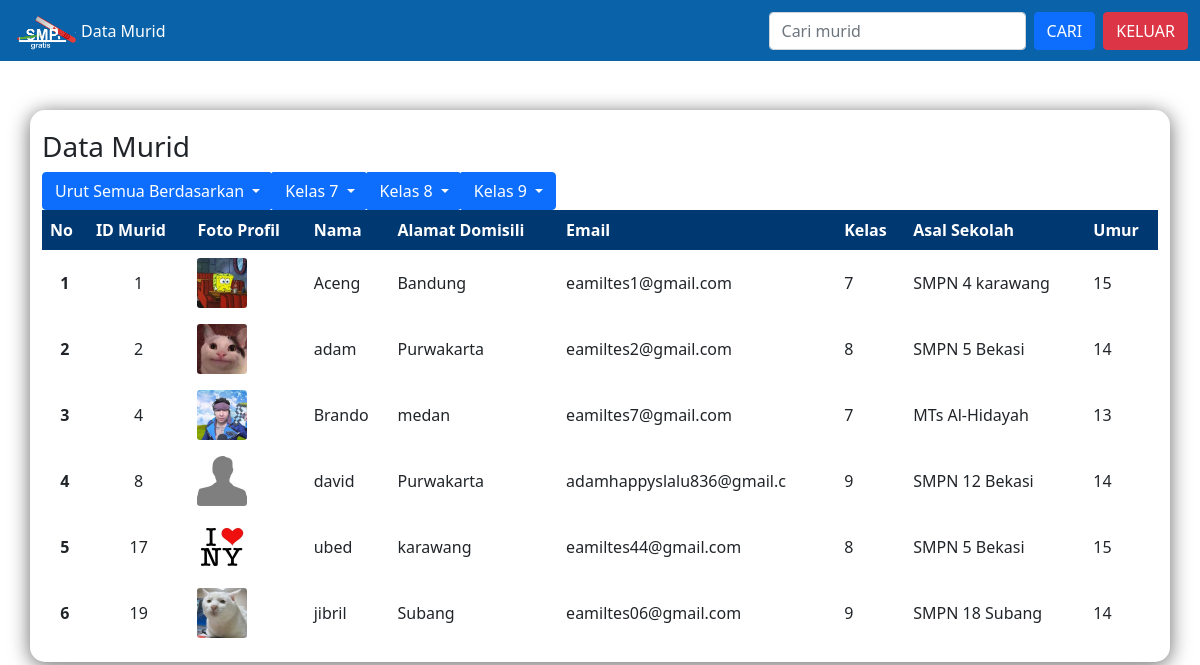
/user-data.php (signed in), run on the app's committed database.
### tables this page shows
CREATE TABLE `murid` (
  `id_murid` int(3) NOT NULL,
  `foto_profil` varchar(25) NOT NULL,
  `nama` varchar(25) NOT NULL,
  `alamat` varchar(100) NOT NULL,
  `email` varchar(25) NOT NULL,
  `kelas` char(1) NOT NULL,
  `sekolah` varchar(50) NOT NULL,
  `umur` int(2) NOT NULL
);

### functions.php (called while the page is built, shortened)
<?php
function koneksi(){
    $conn = mysqli_connect('localhost','root','','proyek_latkus') or die('Koneksi ke DB GAGAL!');
    return $conn;
}
function query($query){
    $conn = koneksi();
    $result = mysqli_query($conn, $query) or die(mysqli_error($conn));
    $rows = [];
    while($row = mysqli_fetch_assoc($result)) {
    $rows[] = $row;
    }
    return $rows;
}
?>

### user-data.php (the view, shortened to what this page needs)
<?php
require 'functions.php';
$murid = query("SELECT * FROM murid ");
?>
<!doctype html>
<html >
  <head>
    <link rel="stylesheet" href="style.css">
    <link href="https://cdn.jsdelivr.net/npm/bootstrap@5.1.3/dist/css/bootstrap.min.css" rel="stylesheet">
  </head>
  <body>
    <div class="navbarl">
      <nav class="navbar navbar-expand-lg navbar-light bgnav fixed-top">
        <div class="container-fluid">
        <a class="navbar-brand" href="index-afterd.php"> <img class="logonav" src="asset/logov2.png" height="40px" alt="" style="text-align: center;"></a>
          <div class="collapse navbar-collapse " id="navbarSupportedContent">
            <ul class="navbar-nav me-auto mb-2 mb-lg-0">
              <li class="nav-item">
                <a class="nav-link" href="#">Data Murid</a>
              </li>
            </ul>
            <form class="d-flex formulir-cari " method="get">
              <input class="form-control me-2 aksi" type="search" placeholder="Cari murid" aria-label="Search" name="keyword" id="keyword">
              <button class="btn btn-primary me-2 tombol aksi" type="submit" name="cari" id="tombol-cari">Cari</button>
              <a class="btn btn-danger tombol aksi" type="keluar" href="logout.php">Keluar</a>
            </form>
          </div>
        </div>
      </nav>
    </div>
    <section class="data-murid">
      <div class="container murid-d">
        <div class="row justify-content-center">
          <div class="col-sm-12 konten-m">
            <h3>Data Murid</h3>
          </div>
        </div>
        <div class="row">
          <div class="col-sm-12 isi-murid">
          <div id="ajax">
            <table class="table table-hover table-borderless tt">
              <thead class="table-c rounded-top ">
                <tr>
                  <th scope="col">No</th>
                  <th scope="col">ID Murid</th>
                  <th scope="col">Foto Profil</th>
                  <th scope="col">Nama</th>
                  <th scope="col">Alamat Domisili</th>
                  <th scope="col">Email</th>
                  <th scope="col">Kelas</th>
                  <th scope="col">Asal Sekolah</th>
                  <th scope="col">Umur</th>
                </tr>
              </thead>
              <tbody >
              <?php $i = 1; foreach($murid as $mrd) : ?>
                <tr>
                  <a href="">
                  <th scope="row" class="align-middle text-center"><?= $i++; ?></th>
                  <td class="align-middle text-center"><?= $mrd["id_murid"]; ?></td>
                  <td class="align-middle ">
                    <a href="profil-afterd.php?id_murid=<?= $mrd["id_murid"] ?>">
                      <img src="img/<?= $mrd["foto_profil"]; ?>" height="50" class="rounded-1">
                    </a>
                  </td>
                  <td class="align-middle"><?= $mrd["nama"]; ?></td>
                  <td class="align-middle"><?= $mrd["alamat"]; ?></td>
                  <td class="align-middle"><?= $mrd["email"]; ?></td>
                  <td class="align-middle"><?= $mrd["kelas"]; ?></td>
                  <td class="align-middle"><?= $mrd["sekolah"]; ?></td>
                  <td class="align-middle"><?= $mrd["umur"]; ?></td>
                  </a>
                </tr>
                <?php endforeach; ?>
              </tbody>
                <div class="btn-group tombol-i justify-content-end" role="group" aria-label="Button group with nested dropdown">
                  <div class="btn-group tombol-i" role="group">
                    <button id="btnGroupDrop1" type="button" class="btn btn-primary dropdown-toggle" data-bs-toggle="dropdown" aria-expanded="false">
                      Urut Semua Berdasarkan
                    </button>
                    <button id="btnGroupDrop2" type="button" class="btn btn-primary dropdown-toggle" data-bs-toggle="dropdown" aria-expanded="false">
                      Kelas 7
                    </button>
                    <button id="btnGroupDrop3" type="button" class="btn btn-primary dropdown-toggle" data-bs-toggle="dropdown" aria-expanded="false">
                      Kelas 8
                    </button>
                    <button id="btnGroupDrop3" type="button" class="btn btn-primary dropdown-toggle" data-bs-toggle="dropdown" aria-expanded="false">
                      Kelas 9
                    </button>
                  </div>
                </div>
              <br>
            </table>
          </div>
          </div>
        </div>
      </div>
    </section>
  </body>
</html>

### style.css (style rules this page uses)
.bgnav { background-color: #0a62a9; }
.navbar { position: relative; z-index: 1; }
.logonav { padding-top: -10px; margin-top: 10; }
.tombol { text-transform: uppercase; border-radius: 45px; }
.nav-link, .navbar-brand, .nav-item { color: white !important; }
section { padding: 80px 0px; min-height: 600px; background-color: white; width: 100%; }
.murid-d { min-height: min-content; box-shadow: 0 3px 20px rgba(0, 0, 0, 0.6); border-radius: 15px; margin-top: 30px; }
.table-c { color: white; background-color: #003871; }
.konten-m { padding-top: 20px; }
@media (min-width: 992px) { .nav-link, .navbar-brand, .nav-item { color: white !important; } }
@media (min-width: 992px) { .navbar-brand { height: 45px; width: 45px; } }
@media (min-width: 992px) { .nav-link { margin-right: 20px; width: 30; } }
@media (min-width: 992px) { .data-murid,.data-guru { min-height: min-content; } }

### data on the page
murid: id_murid "1", foto_profil (picture), nama "Aceng", alamat "Bandung", email "eamiltes1@gmail.com", kelas "7", sekolah "SMPN 4 karawang", umur "15"
murid: id_murid "2", foto_profil (picture), nama "adam", alamat "Purwakarta", email "eamiltes2@gmail.com", kelas "8", sekolah "SMPN 5 Bekasi", umur "14"
murid: id_murid "4", foto_profil (picture), nama "Brando", alamat "medan", email "eamiltes7@gmail.com", kelas "7", sekolah "MTs Al-Hidayah", umur "13"
murid: id_murid "8", foto_profil (placeholder picture), nama "david", alamat "Purwakarta", email "adamhappyslalu836@gmail.c", kelas "9", sekolah "SMPN 12 Bekasi", umur "14"
murid: id_murid "17", foto_profil (picture), nama "ubed", alamat "karawang", email "eamiltes44@gmail.com", kelas "8", sekolah "SMPN 5 Bekasi", umur "15"
murid: id_murid "19", foto_profil (picture), nama "jibril", alamat "Subang", email "eamiltes06@gmail.com", kelas "9", sekolah "SMPN 18 Subang", umur "14"
